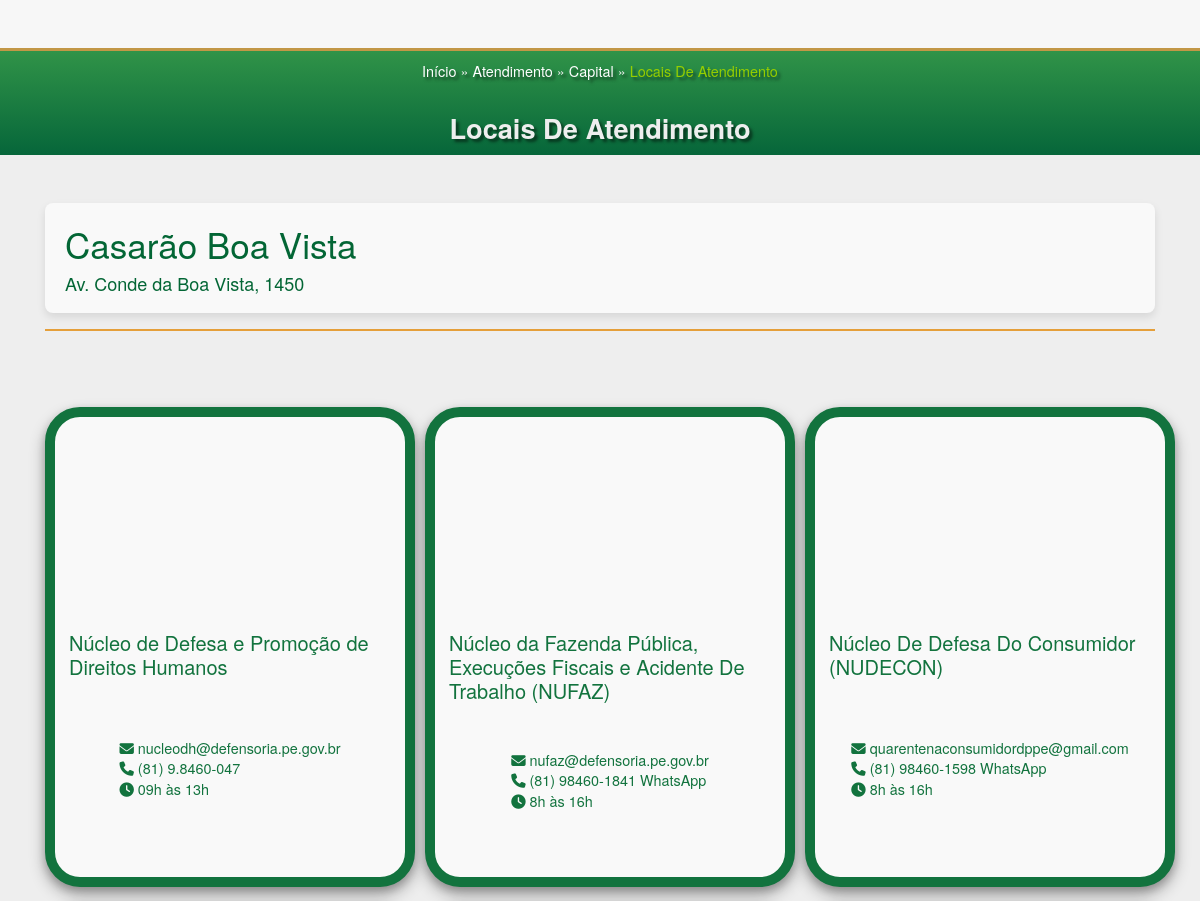
Page /capitallocais/ (upper part) on the earlier database version.
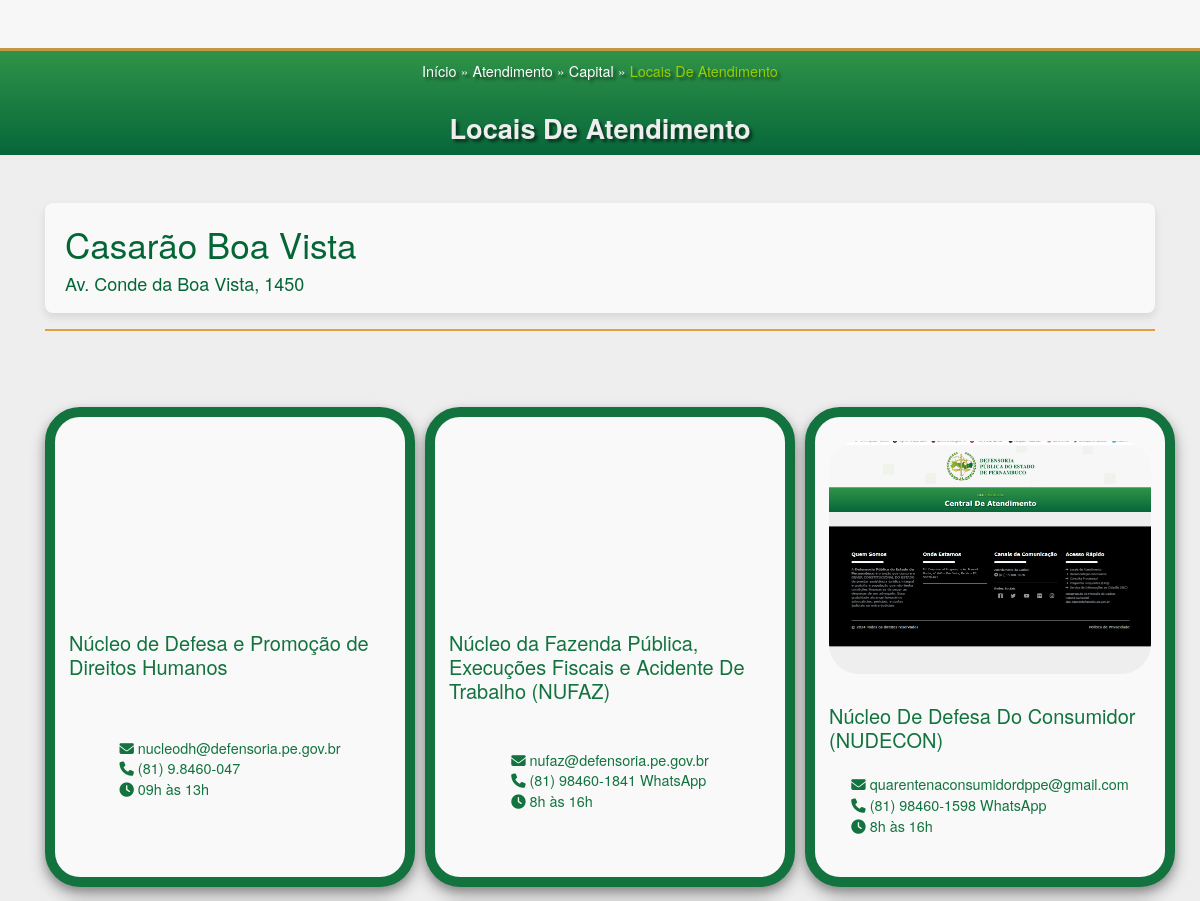
Same page on the later database version.
### capital/models.py (models this page shows, shortened)
class Nucleo(models.Model):
    nome = models.CharField(max_length=100)
    comarca = models.ForeignKey(Comarca, on_delete=models.CASCADE, related_name='nucleos')
    predio = models.CharField(max_length=60, null=True, blank=True)
    endereco = models.CharField(max_length=255)
    telefone = models.CharField(max_length=255, null=True, blank=True)
    email = models.EmailField(max_length=254, null=True, blank=True)
    horario = models.CharField(max_length=50)
    imagem = models.ImageField(upload_to='nucleo_images/', null=True, blank=True)  # Campo de imagem
    created_at = models.DateTimeField(auto_now_add=True)
    updated_at = models.DateTimeField(auto_now=True)

### capital/views.py (the view)
# urls.py: path('capitallocais/', views.locais_atendimento_capital, name='locaiscapital'),
def locais_atendimento_capital(request):
    nucleos = Nucleo.objects.filter(comarca__regiao=0)
    predios = {}
    for nucleo in nucleos:
        if nucleo.predio in predios:
            predios[nucleo.predio].append(nucleo)
        else:
            predios[nucleo.predio] = [nucleo]
    return render(request, 'capital/capital_locais.html', {'predios': predios})

### capital/templates/capital/capital_locais.html (shortened to what this page needs)
{% extends 'base.html' %}
{% block content %}
<div class="inf">
    <div class="breadcrumbs">
        <span>
            <a href="https://www.defensoria.pe.def.br/" id="link" class="text-decoration-none">Início</a>
        </span>
        <span>»</span>
        <a href="{% url 'Home' %}" id="link" class="text-decoration-none">Atendimento</a>
        <span>»</span>
        <a href="{% url 'capital' %}" id="link" class="text-decoration-none">Capital</a>
        <span>»</span>
        <span style="color: #96CE00;">Locais De Atendimento</span>
    </div>
    <h1 class="text-center">Locais De Atendimento</h1>
</div>
{% for predio, nucleos in predios.items %}
    <div class="container py-5">
        <div class="titulo">
            <h2>{{ predio }}</h2>
            <P>{{ nucleos.0.endereco }}</P>
        </div>
        <hr class="agendamento-presencial-hr">
        <div class="row row-cols-1 row-cols-md-3 g-4 py-5">
            {% for nucleo in nucleos %}
            <div class="col my-2">
                <div class="card p-1 {% if not nucleo.imagem %}card-sem-imagem{% endif %}" style="min-height: 480px !important;">
                    {% if nucleo.imagem %}
                        <img src="{{ nucleo.imagem.url }}" class="card-img-top" alt="">
                    {% else %}
                        <div class="card-img-top" style="height: 200px;"></div>
                    {% endif %}
                    <div class="card-body row d-flex align-items-center">
                        <h5 class="card-title">{{ nucleo.nome }}</h5>
                        <ul>
                            {% if nucleo.email %}
                            <li>
                                <i class="fa-solid fa-envelope"></i> <span>{{ nucleo.email }}</span>
                            </li>
                            {% endif %}
                            {% if nucleo.telefone %}
                            <li>
                                <i class="fa-solid fa-phone"></i> <span>{{ nucleo.telefone }}</span>
                            </li>
                            {% endif %}
                            {% if nucleo.horario %}
                            <li>
                                <i class="fa-solid fa-clock"></i> <span>{{ nucleo.horario }}</span>
                            </li>
                            {% endif %}
                        </ul>
                    </div>
                </div>
            </div>
            {% endfor %}
        </div>
    </div>
{% endfor %}
{% endblock %}

Differences in the rows shown:
changed Nucleo "Núcleo De Defesa Do Consumidor (NUDECON)": imagem: picture added
